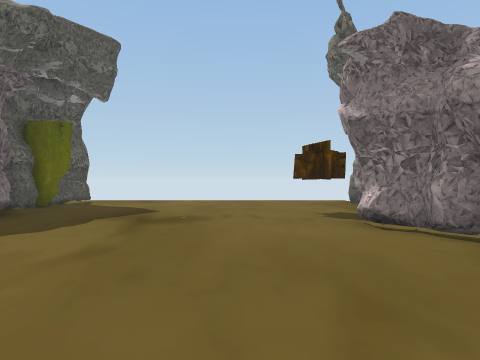
View 1 (above)

14 first-person views from a walk through a scene from a Unity 3-D project. The camera is 1.4 m above the floor, looks level and sees 70° across. The floor is counted in squares, 2 m on a side. Each view is taken from the middle of a square. On the plan, view 1 faces up. The plan holds only what a view shows up to about 11 squares ahead; the rest is blank. The place goes on beyond the plan. The player is left out. Some surface patterns are stand-ins.

View 2
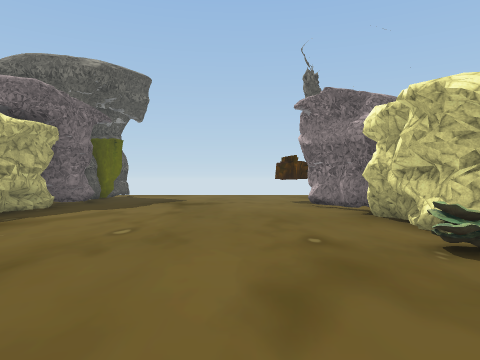

View 3
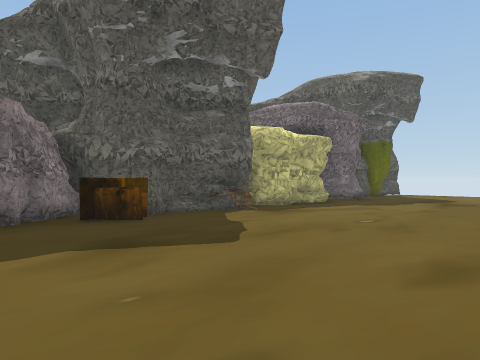

View 4
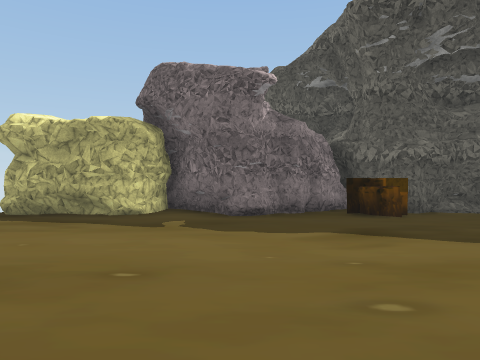

View 5
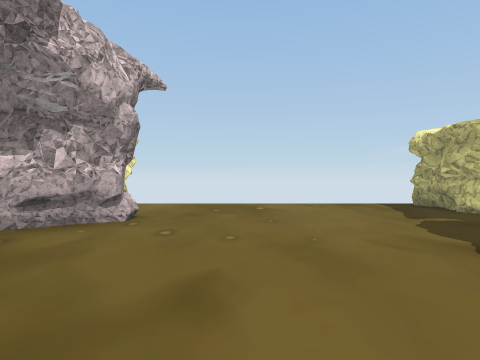

View 6
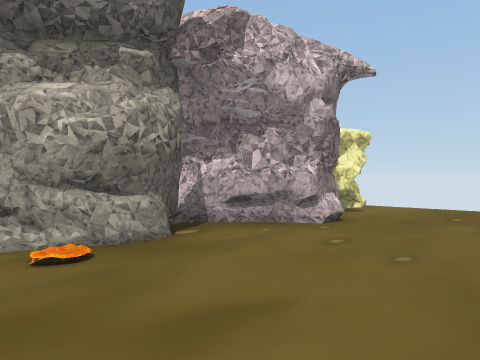

View 7
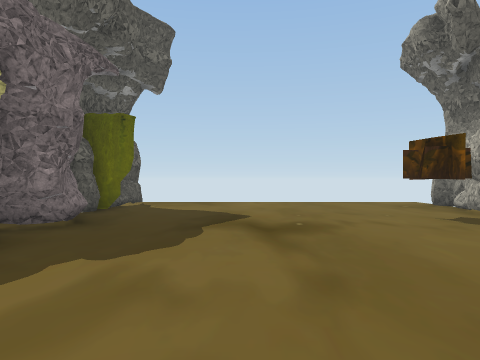

View 8
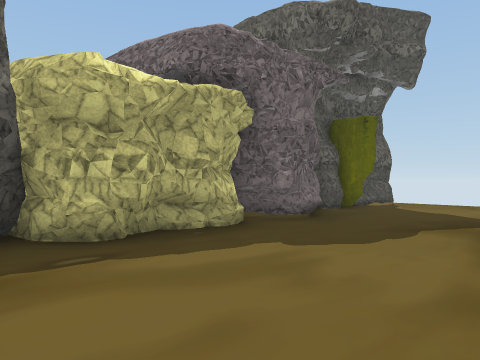

View 9
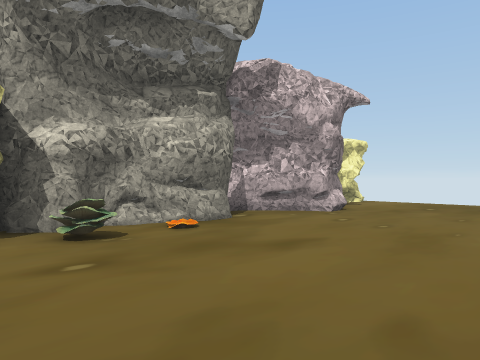

View 10
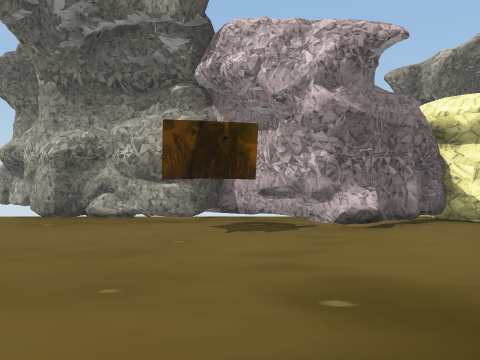

View 11
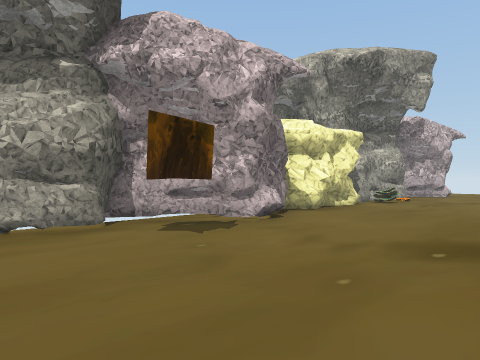

View 12
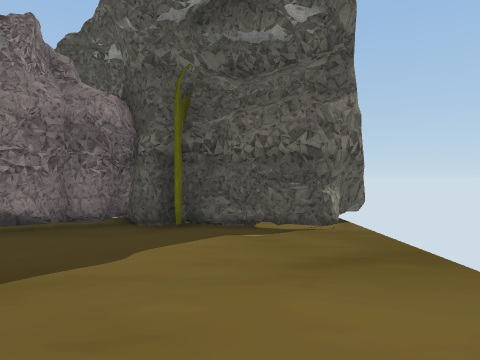

View 13
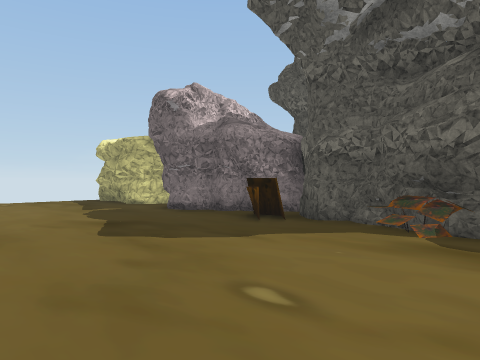

View 14
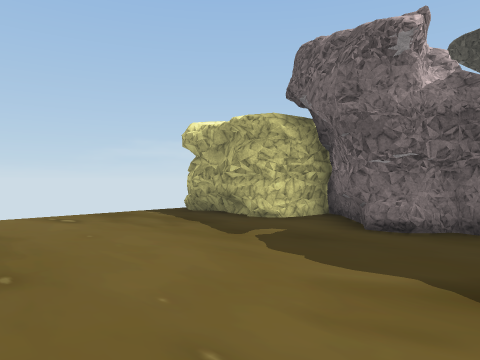

### Floor plan
Key: @ floor where view 1 was taken; # wall or solid block; . floor; O other object.
Columns run from 7 left of view 1 to 4 right of it. Each row starts with its distance up from view 1.
 12  ##
 11  ##........#
 10  #.........#
  9  #O........#
  8  #.......###
  7  ##......##
  6  ##......##
  5  OO......##
  4   O.......#
  3   O.......OO
  2  O........O
  1   #.......O
  0  ##....@...#
 -1  #.......O##
 -2 ###.......#
 -3 ###.......##
 -4  ##........#
 -5  ##.......##
 -6 ##.......##
 -7 #OO.......#
 -8   O.......O
 -9  OO.......O
-10   O........O

Positions as (right, up) in squares from view 1, and headings:
1: (0, 0), facing up
2: (0, -4), facing up
3: (1, -5), facing up-left
4: (2, -5), facing left
5: (0, 0), facing down
6: (-1, -1), facing down-right
7: (-2, 1), facing up
8: (-1, 1), facing up-left
9: (-2, 1), facing down-right
10: (-3, 7), facing right
11: (-2, 10), facing down-right
12: (0, 10), facing left
13: (0, 2), facing down-left
14: (0, -3), facing down-left
